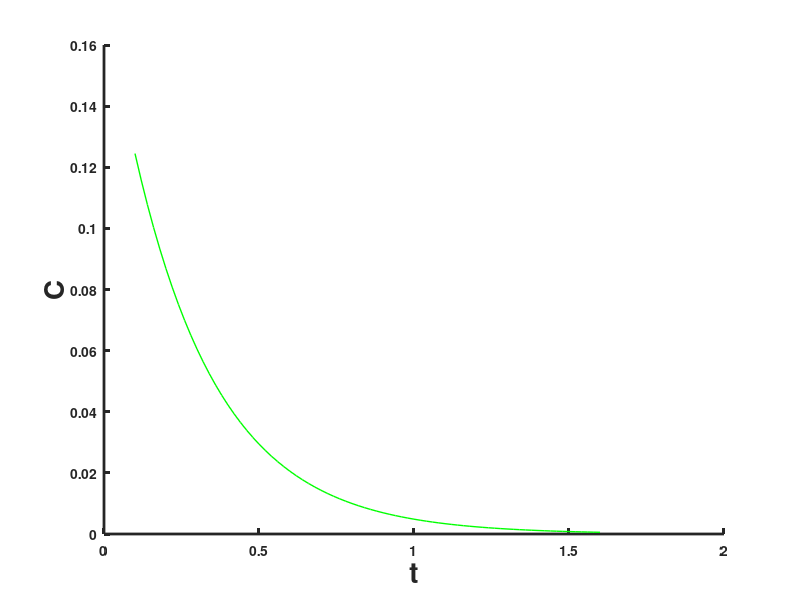

MATLAB code for this plot:
t=[0.1:0.02:1.6];
c=0.178530*e.^(-3.605802*t);
fprintf('Valores Aprox De C:');
for i=1:length(c)
  fprintf('\n%f',c(i));
endfor
%fin for
hold on
plot(t,c,'-g','linewidth',1);
ylabel("C","fontweight","bold","fontsize",20);
xlabel("t","fontweight","bold","fontsize",20);
h=get(gcf,"currentaxes");
set(h,"fontweight","bold","linewidth",2);
print('grafica3.jpg','-r300','-djpg','-F:Helvetica:12','-tight');
fprintf('\nfin programa');